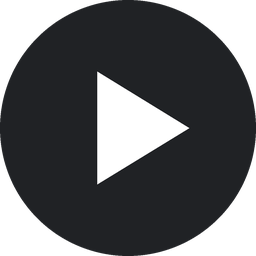
#> input picture assets/play.png, 256 x 256 px
$ python -i gen_icons.py   (imports and definitions only)
#> lines starting #> are read from the running program, lines starting #| are printed output that depends on the picture
#> further down, picture is the input picture: PIL image 256x256 RGBA; mean R, G, B, A 43.1, 44.6, 46.8, 200.2
#!/usr/bin/env python3
"""Renders the app's artwork from the SVG sources in assets/.

    python3 tools/gen_icons.py

Sources (edit these, then run this script):
  assets/icon.svg         the logo (48 px and up, the Discord fallback image, the dashboard)
  assets/icon-small.svg   the same logo simplified for 16 and 32 px (no badge, bigger shapes)
  assets/badge-play.svg   Discord's small round play / pause badge
  assets/badge-pause.svg

It writes the PNGs the extension and Discord use, the grey "switched off" toolbar icons,
and a copy of icon.svg for the dashboard. The results are committed, so only run this when
the artwork changes. Needs Pillow (pip install pillow) and one SVG renderer: rsvg-convert,
Inkscape, or the cairosvg Python package.
"""
import io
import os
import shutil
import subprocess
import sys
import tempfile

from PIL import Image, ImageEnhance

ROOT = os.path.dirname(os.path.dirname(os.path.abspath(__file__)))
ASSETS = os.path.join(ROOT, "assets")
ICONS = os.path.join(ROOT, "extension", "icons")


def render(svg, size):
    """Returns the SVG file rendered as a size x size RGBA image."""
    if shutil.which("rsvg-convert"):
        png = subprocess.run(["rsvg-convert", "-w", str(size), "-h", str(size), svg], check=True, capture_output=True).stdout
        return Image.open(io.BytesIO(png)).convert("RGBA")
    if shutil.which("inkscape"):
        with tempfile.TemporaryDirectory() as tmp:
            out = os.path.join(tmp, "out.png")
            subprocess.run(["inkscape", svg, "--export-type=png", f"--export-filename={out}", "-w", str(size), "-h", str(size)],
                           check=True, capture_output=True)
            return Image.open(out).convert("RGBA")
    try:
        import cairosvg
    except ImportError:
        sys.exit("No SVG renderer found: install rsvg-convert (librsvg), Inkscape, or `pip install cairosvg`.")
    return Image.open(io.BytesIO(cairosvg.svg2png(url=svg, output_width=size, output_height=size))).convert("RGBA")


def switched_off(img):
    """The toolbar icon while showing on Discord is switched off: grey and a little faded."""
    grey = img.convert("LA").convert("RGBA")
    grey = ImageEnhance.Contrast(grey).enhance(0.8)
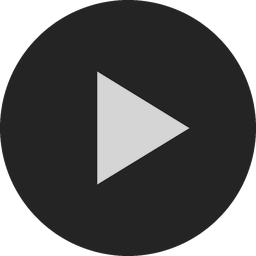
#> grey: PIL image 256x256 RGBA; mean R, G, B, A 44.5, 44.5, 44.5, 200.2; transparent parts drawn white
    grey.putalpha(grey.getchannel("A").point(lambda a: int(a * 0.85)))
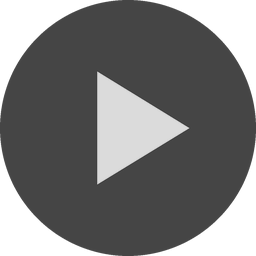
#> grey: PIL image 256x256 RGBA; mean R, G, B, A 44.5, 44.5, 44.5, 169.6; transparent parts drawn white
    return grey


def save(img, path):
    img.save(path, optimize=True)
    print("wrote", os.path.relpath(path, ROOT))


def main():
    big = os.path.join(ASSETS, "icon.svg")
    small = os.path.join(ASSETS, "icon-small.svg")
    os.makedirs(ICONS, exist_ok=True)

    for size in (16, 32):
        img = render(small, size)
        save(img, os.path.join(ICONS, f"icon{size}.png"))
        save(switched_off(img), os.path.join(ICONS, f"off{size}.png"))
    for size in (48, 128):
        save(render(big, size), os.path.join(ICONS, f"icon{size}.png"))

    # Discord fetches these from the repository (see internal/presence/build.go).
    save(render(big, 512), os.path.join(ASSETS, "logo.png"))
    save(render(os.path.join(ASSETS, "badge-play.svg"), 256), os.path.join(ASSETS, "play.png"))
    save(render(os.path.join(ASSETS, "badge-pause.svg"), 256), os.path.join(ASSETS, "pause.png"))

    # The dashboard's own copy (Go can only embed files from its own folder).
    shutil.copyfile(big, os.path.join(ROOT, "internal", "server", "icon.svg"))
    print("wrote internal/server/icon.svg")


# [2 lines not run here, left out]

>>> from PIL import Image
>>> picture = Image.open('../assets/play.png')
>>> result = switched_off(picture)
